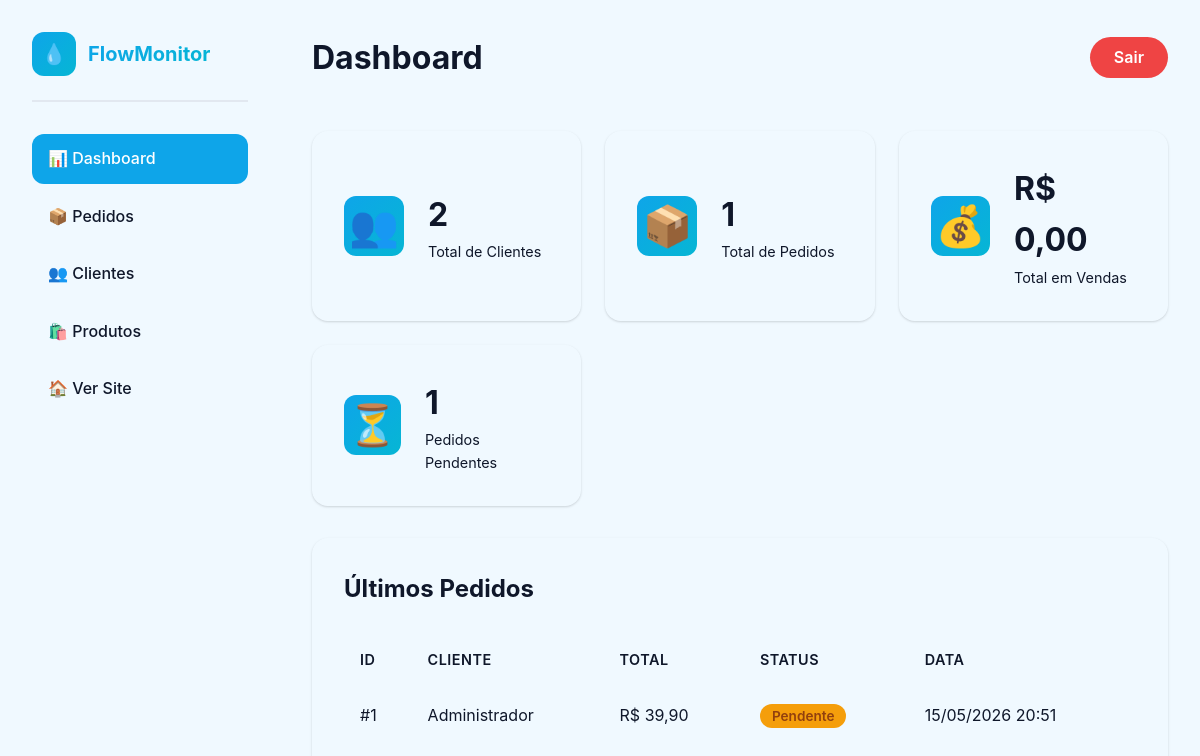
Screenshot of /admin/index.php (signed in) with the database file from the repository.
### tables this page shows
CREATE TABLE `pedido` (
  `id` int(11) NOT NULL,
  `usuario_id` int(11) DEFAULT NULL,
  `data_pedido` timestamp NOT NULL DEFAULT current_timestamp(),
  `total` decimal(10,2) DEFAULT 0.00,
  `status` enum('pendente','pago','cancelado','enviado') DEFAULT 'pendente',
  `plano` enum('basico','premium','empresarial') DEFAULT 'basico'
);

CREATE TABLE `usuario` (
  `id` int(11) NOT NULL,
  `nome` varchar(150) DEFAULT NULL,
  `email` varchar(150) DEFAULT NULL,
  `telefone` varchar(20) DEFAULT NULL,
  `senha` varchar(255) NOT NULL,
  `foto` varchar(255) DEFAULT 'default-avatar.png',
  `nivel_acesso` enum('cliente','funcionario','admin') DEFAULT 'cliente',
  `tema` enum('claro','escuro') DEFAULT 'claro',
  `email_verificado` tinyint(1) DEFAULT 0,
  `codigo_verificacao` varchar(6) DEFAULT NULL,
  `codigo_recuperacao` varchar(6) DEFAULT NULL,
  `expiracao_codigo` datetime DEFAULT NULL,
  `criado_em` timestamp NOT NULL DEFAULT current_timestamp()
);

### admin/index.php (the view, shortened to what this page needs)
<?php
require_once '../php/config.php';
$totalClientes = $pdo->query("SELECT COUNT(*) FROM usuario WHERE nivel_acesso = 'cliente'")->fetchColumn();
$totalPedidos = $pdo->query("SELECT COUNT(*) FROM pedido")->fetchColumn();
$totalVendas = $pdo->query("SELECT COALESCE(SUM(total), 0) FROM pedido WHERE status = 'pago'")->fetchColumn();
$pedidosPendentes = $pdo->query("SELECT COUNT(*) FROM pedido WHERE status = 'pendente'")->fetchColumn();
?>
<!DOCTYPE html>
<html lang="pt-BR">
<head>
    <link rel="stylesheet" href="../css/style.css">
    <link rel="stylesheet" href="../css/admin.css">
</head>
<body>
    <div class="admin-container">
        <aside class="admin-sidebar">
            <div class="sidebar-logo">
                <div class="logo-icon">💧</div>
                <h2>FlowMonitor</h2>
            </div>
            <nav class="admin-nav">
                <a href="index.php" class="active">📊 Dashboard</a>
                <a href="pedidos.php">📦 Pedidos</a>
                <a href="clientes.php">👥 Clientes</a>
                <a href="produtos.php">🛍️ Produtos</a>
                <a href="../index.php">🏠 Ver Site</a>
            </nav>
        </aside>
        <main class="admin-main">
            <header class="admin-header">
                <h1>Dashboard</h1>
                <a href="../php/logout.php" class="btn-logout">Sair</a>
            </header>
            <div class="stats-grid">
                <div class="stat-card">
                    <div class="stat-icon">👥</div>
                    <div class="stat-info">
                        <h3><?php echo $totalClientes; ?></h3>
                        <p>Total de Clientes</p>
                    </div>
                </div>
                <div class="stat-card">
                    <div class="stat-icon">📦</div>
                    <div class="stat-info">
                        <h3><?php echo $totalPedidos; ?></h3>
                        <p>Total de Pedidos</p>
                    </div>
                </div>
                <div class="stat-card">
                    <div class="stat-icon">💰</div>
                    <div class="stat-info">
                        <h3>R$ <?php echo number_format($totalVendas, 2, ',', '.'); ?></h3>
                        <p>Total em Vendas</p>
                    </div>
                </div>
                <div class="stat-card">
                    <div class="stat-icon">⏳</div>
                    <div class="stat-info">
                        <h3><?php echo $pedidosPendentes; ?></h3>
                        <p>Pedidos Pendentes</p>
                    </div>
                </div>
            </div>
            <div class="admin-card">
                <h2>Últimos Pedidos</h2>
                <table class="admin-table">
                    <thead>
                        <tr>
                            <th>ID</th>
                            <th>Cliente</th>
                            <th>Total</th>
                            <th>Status</th>
                            <th>Data</th>
                        </tr>
                    </thead>
                    <tbody>
                        <?php
                        $pedidos = $pdo->query("
                            SELECT p.*, u.nome as cliente_nome
                            FROM pedido p
                            JOIN usuario u ON p.usuario_id = u.id
                            ORDER BY p.data_pedido DESC
                            LIMIT 10
                        ")->fetchAll(PDO::FETCH_ASSOC);
                        foreach ($pedidos as $pedido):
                        ?>
                        <tr>
                            <td>#<?php echo $pedido['id']; ?></td>
                            <td><?php echo htmlspecialchars($pedido['cliente_nome']); ?></td>
                            <td>R$ <?php echo number_format($pedido['total'], 2, ',', '.'); ?></td>
                            <td>
                                <span class="status-badge status-<?php echo $pedido['status']; ?>">
                                    <?php echo ucfirst($pedido['status']); ?>
                                </span>
                            </td>
                            <td><?php echo date('d/m/Y H:i', strtotime($pedido['data_pedido'])); ?></td>
                        </tr>
                        <?php endforeach; ?>
                    </tbody>
                </table>
            </div>
        </main>
    </div>
</body>
</html>

### css/style.css (style rules this page uses)
:root { --primary: #0ea5e9; --primary-light: #38bdf8; --primary-dark: #0284c7; --secondary: #06b6d4; --accent: #22d3ee; --success: #10b981; --success-light: #d1fae5; --warning: #f59e0b; --warning-light: #fef3c7; --danger: #ef4444; --danger-light: #fee2e2; --info: #3b82f6; --info-light: #dbeafe; --bg-primary: #f0f9ff; --bg-secondary: #ffffff; --bg-tertiary: #f8fafc; --bg-hover: #e0f2fe; --text-primary: #0f172a; --text-secondary: #334155; --text-tertiary: #64748b; --text-muted: #94a3b8; --border-color: #e2e8f0; --border-light: #f1f5f9; --shadow-sm: 0 1px 2px rgba(0, 0, 0, 0.05); --shadow: 0 1px 3px rgba(0, 0, 0, 0.1), 0 1px 2px rgba(0, 0, 0, 0.06); --shadow-md: 0 4px 6px rgba(0, 0, 0, 0.07), 0 2px 4px rgba(0, 0, 0, 0.06); --shadow-lg: 0 10px 15px rgba(0, 0, 0, 0.1), 0 4px 6px rgba(0, 0, 0, 0.05); --shadow-xl: 0 20px 25px rgba(0, 0, 0, 0.1), 0 10px 10px rgba(0, 0, 0, 0.04); --radius-sm: 8px; --radius: 12px; --radius-lg: 16px; --radius-xl: 24px; --radius-full: 9999px; --transition: all 0.3s cubic-bezier(0.4, 0, 0.2, 1); --transition-fast: all 0.15s ease; --transition-slow: all 0.5s cubic-bezier(0.4, 0, 0.2, 1); }
* { margin: 0; padding: 0; box-sizing: border-box; }
html { scroll-behavior: smooth; }
body { font-family: 'Inter', -apple-system, BlinkMacSystemFont, 'Segoe UI', sans-serif; background: var(--bg-primary); color: var(--text-primary); line-height: 1.6; overflow-x: hidden; transition: background 0.3s ease, color 0.3s ease; min-height: 100vh; }
a { color: inherit; text-decoration: none; }
.sidebar-logo { display: flex; align-items: center; gap: 0.75rem; margin-bottom: 2rem; padding-bottom: 1.5rem; border-bottom: 2px solid var(--border-color); }
.logo-icon { width: 44px; height: 44px; background: linear-gradient(135deg, var(--primary), var(--secondary)); border-radius: var(--radius); display: flex; align-items: center; justify-content: center; color: white; font-size: 1.25rem; font-weight: 700; flex-shrink: 0; }
.sidebar-logo h2 { font-size: 1.25rem; font-weight: 700; background: linear-gradient(135deg, var(--primary), var(--secondary)); -webkit-background-clip: text; -webkit-text-fill-color: transparent; background-clip: text; }

### rows the page displays
pedido: id "1", usuario.nome "Administrador", total "39,90", status "Pendente", data_pedido "15/05/2026 20:51"

### other values shown
$totalClientes "2"
$totalPedidos "1"
$totalVendas "0,00"
$pedidosPendentes "1"
